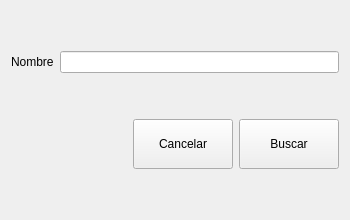
<?xml version="1.0" encoding="UTF-8"?>
<ui version="4.0">
 <class>Form</class>
 <widget class="QWidget" name="Form">
  <property name="geometry">
   <rect>
    <x>0</x>
    <y>0</y>
    <width>350</width>
    <height>220</height>
   </rect>
  </property>
  <property name="minimumSize">
   <size>
    <width>350</width>
    <height>220</height>
   </size>
  </property>
  <property name="maximumSize">
   <size>
    <width>550</width>
    <height>350</height>
   </size>
  </property>
  <property name="windowTitle">
   <string>Consultas</string>
  </property>
  <layout class="QGridLayout" name="gridLayout_2">
   <item row="0" column="2" colspan="3">
    <layout class="QHBoxLayout" name="horizontalLayout">
     <item>
      <widget class="QLabel" name="label_1">
       <property name="text">
        <string>Nombre</string>
       </property>
      </widget>
     </item>
     <item>
      <widget class="QLineEdit" name="lineEditNombre">
       <property name="minimumSize">
        <size>
         <width>0</width>
         <height>0</height>
        </size>
       </property>
      </widget>
     </item>
    </layout>
   </item>
   <item row="2" column="4">
    <widget class="QPushButton" name="buttonBuscar">
     <property name="minimumSize">
      <size>
       <width>100</width>
       <height>50</height>
      </size>
     </property>
     <property name="maximumSize">
      <size>
       <width>100</width>
       <height>50</height>
      </size>
     </property>
     <property name="text">
      <string>Buscar</string>
     </property>
    </widget>
   </item>
   <item row="2" column="3">
    <widget class="QPushButton" name="buttonCancel">
     <property name="minimumSize">
      <size>
       <width>100</width>
       <height>50</height>
      </size>
     </property>
     <property name="maximumSize">
      <size>
       <width>100</width>
       <height>50</height>
      </size>
     </property>
     <property name="text">
      <string>Cancelar</string>
     </property>
    </widget>
   </item>
  </layout>
 </widget>
 <resources/>
 <connections/>
</ui>
